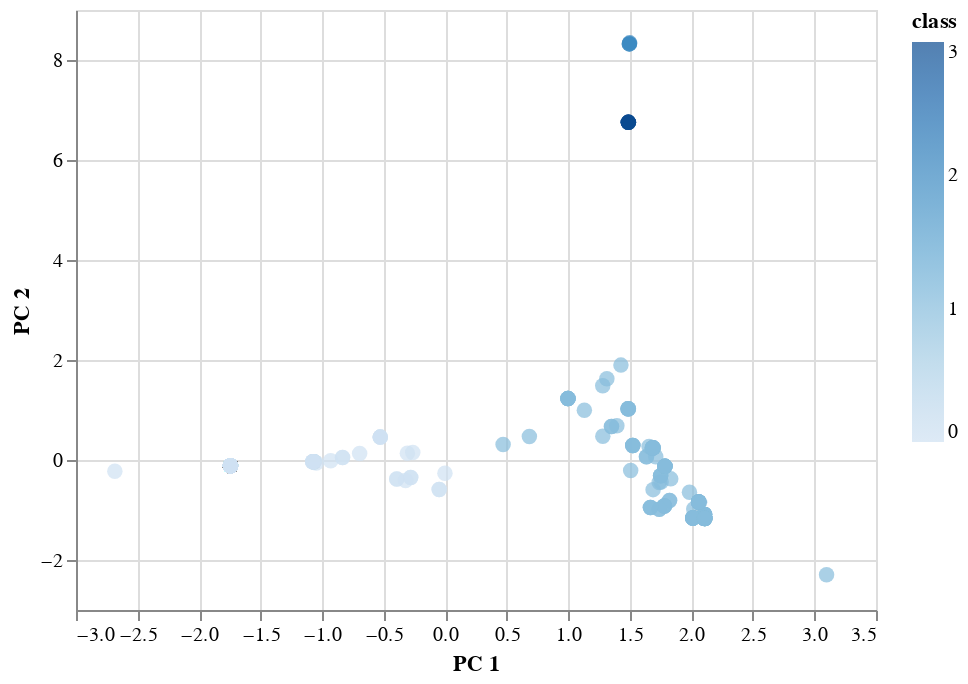

The notebook cell this image was saved under:
### Markdown cell above
### Visualizing Results

#### 2D-Scatter with Clusters

### Code cell
# Create a 2D-Scatter with the PCA data and the clusters
alt.Chart(clustered_df).mark_circle(size=60).encode(
    x='PC 1',
    y='PC 2',
    color='class',
    tooltip=['CoinName', 'Algorithm', 'TotalCoinsMined', 'CirculatingSupply'],
).interactive()

### Figure 1 — Vega-Lite specification as saved in the notebook (floating-point values rounded to 4 significant figures; data arrays with more than 128 entries replaced by an {"elided": "..."} marker saying what was removed)
{"config": {"view": {"continuousWidth": 400, "continuousHeight": 300}}, "data": {"name": "data-bba1f76a87e88c5b7cd33d5ec34ea104"}, "mark": {"type": "circle", "size": 60}, "encoding": {"color": {"type": "quantitative", "field": "class"}, "tooltip": [{"type": "nominal", "field": "CoinName"}, {"type": "nominal", "field": "Algorithm"}, {"type": "quantitative", "field": "TotalCoinsMined"}, {"type": "quantitative", "field": "CirculatingSupply"}], "x": {"type": "quantitative", "field": "PC 1"}, "y": {"type": "quantitative", "field": "PC 2"}}, "selection": {"selector002": {"type": "interval", "bind": "scales", "encodings": ["x", "y"]}}, "$schema": "https://vega.github.io/schema/vega-lite/v4.8.1.json", "datasets": {"data-bba1f76a87e88c5b7cd33d5ec34ea104": {"elided": "266 records"}}}
